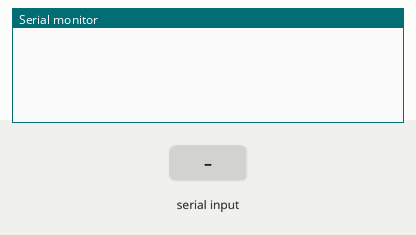
This sketch was run on a simulated Arduino Uno, built with avr-gcc and run on an emulated ATmega328P. Parts: the last lines printed to the serial monitor. The test bench sets the inputs (shaded band).

Above: at 1.2 s.
1.3 s: "a" received over Serial
At 2.0 s:
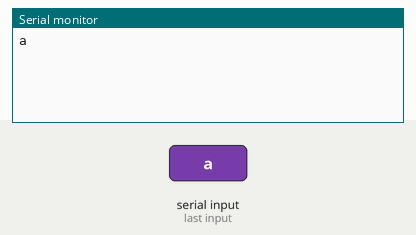
2.8 s: "d" received over Serial
At 3.2 s:
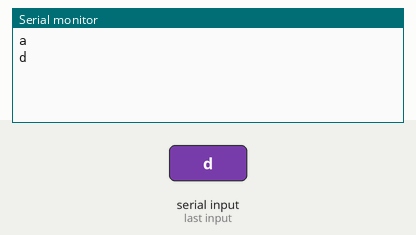
4.3 s: "1" received over Serial
At 5.5 s:
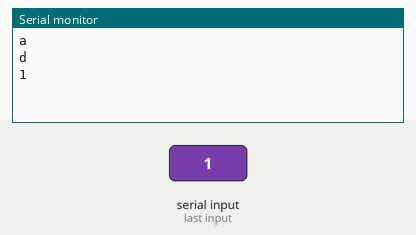

The sketch:

Main_controller.ino
```cpp
#include <SoftwareSerial.h>
SoftwareSerial base_Serial(10,11); // RX | TX

char base_input = 0;

void setup() {
  // put your setup code here, to run once:
  Serial.begin(9600);
  //Serial.println("Software Serial Mode: ");
  base_Serial.begin(9600);
}

void loop() {
  // put your main code here, to run repeatedly:
  base_Control();
}
void base_Control(){
  if (Serial.available()){
    base_input = Serial.read();
     Serial.println(base_input);
    if(base_input == 'a'|base_input== 'd'){

       base_Serial.write(base_input);
    }

  }
}
```

Measured:
- after the input at 1.3 s, the serial monitor: prints a new line at once (image 1)
- after the input at 2.8 s, the serial monitor: prints a new line at once (image 2)
- after the input at 4.3 s, the serial monitor: prints a new line at once (image 3)
